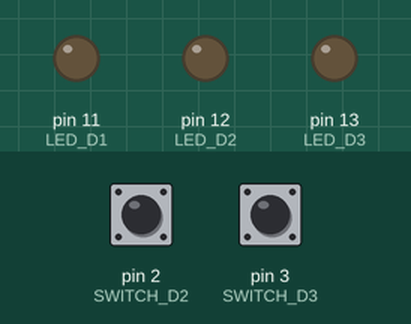
Simulated run of this sketch. Board: Arduino Uno, built with avr-gcc and run on an emulated ATmega328P. Shown: output pins drawn as LEDs (lit = HIGH). Inputs (shaded band) come from the test bench; at power-on: pin 2 (SWITCH_D2) HIGH, pin 3 (SWITCH_D3) HIGH.

Above: at 1.2 s.
1.3 s: pin 2 (SWITCH_D2) pulled LOW for 0.15 s
At 1.7 s:
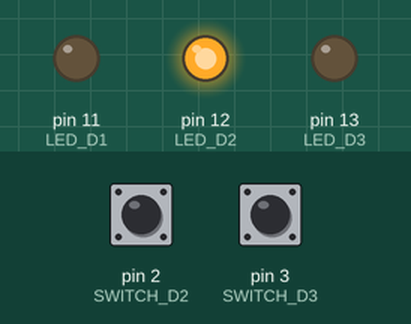
2.9 s: pin 3 (SWITCH_D3) pulled LOW for 0.15 s
At 4.1 s:
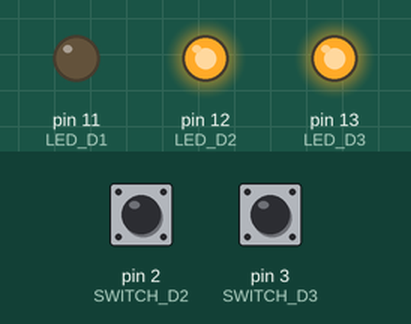
Timing chart, 0 to 5.9 s (numbered marks = the images above; inputs shaded):
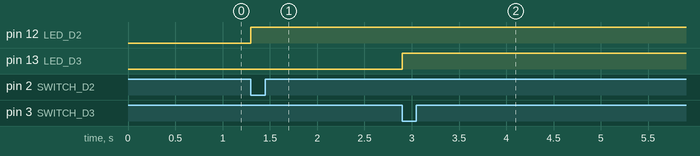

Measured:
- after the input at 1.3 s, pin 12 (LED_D2): LOW → HIGH at once
- after the input at 2.9 s, pin 13 (LED_D3): LOW → HIGH at once

The sketch:

temp_3_TARGETS.ino
```cpp
// 3 TARGET SCRORE FUNCTION. WHEN A TARGET IS HIT IT LIGHTS UP AND PROVIDES POINTS.
// WHEN ALL 3 TARGETS ARE LIT THEY FLASH AND PROVIDE A JACKPOT
// WHEN JACKPOT IS PROVIDED ALL LIGHTS TURN OFF.


int LED_D1 = 11;
int LED_D2 = 12;
int LED_D3 = 13;

int SWITCH_D1 = 1;
int SWITCH_D2 = 2;
int SWITCH_D3 = 3;


void setup() {
  // put your setup code here, to run once:


pinMode(LED_D1,OUTPUT);
pinMode(LED_D2,OUTPUT);
pinMode(LED_D3,OUTPUT);

pinMode(SWITCH_D1,INPUT);
pinMode(SWITCH_D2,INPUT);
pinMode(SWITCH_D3,INPUT);


}

void loop() {
  // put your main code here, to run repeatedly:


//drop target switch 1


//drop target switch 2

     if (digitalRead(SWITCH_D2) == LOW)
        {
         digitalWrite(LED_D2,HIGH);
        }

//drop target switch 3

     if (digitalRead(SWITCH_D3) == LOW)
        {
         digitalWrite(LED_D3,HIGH);
        }

//IF ALL 3 ARE LIT UP, AWARD BONUS AND RESET LIGHTS TO LOW//


     if (digitalRead (LED_D1) == HIGH && digitalRead (LED_D2) == HIGH && digitalRead (LED_D3) == HIGH)
        {
         digitalWrite(LED_D1, LOW);
          digitalWrite(LED_D2, LOW);
         digitalWrite(LED_D3, LOW);
        }

}
```
